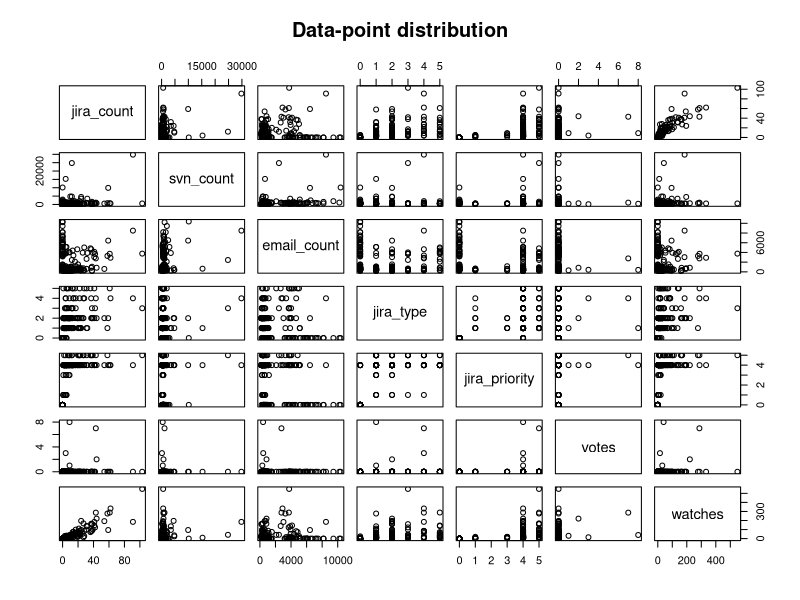

This figure's R source: (Note: this script raises an error after producing the figure.)
teamdata <- read.csv("teamdata.csv")
teamdata_completeCases <- read.csv("teamdata_completeCases.csv")

## Find patterns of activity of each group

# grouping data based on project

if(!require(dplyr)) {
  install.packages("dplyr")
  require(dplyr)
}
if(!require(plyr)) {
  install.packages("plyr")
  require(plyr)
}
if(!require(ggplot2)) {
  install.packages("ggplot2")
  require(ggplot2)
}

# Getting only Project-wise data
teamdata.projectwise <- ddply(teamdata, ~ project ~ date, summarise,
                              jira_count = sum(jira_count),
                              svn_count = sum(svn_count),
                              email_count = sum(email_count),
                              jira_type = max(jira_type),
                              jira_priority = max(jira_priority),
                              votes = sum(votes),
                              watches = sum(watches)
)

png("datapoints_distribution.png", width = 1200, height = 786)
plot(teamdata.projectwise[, c(-1, -2, -10)], main = "Data-point distribution")
dev.off()

# Trying Kmeans
for(i in 7:12) {
  
  png(paste0("KmeansCluster_ForCenter_",i,".png"), width = 1390, height = 732)
  par(mfrow= c(3,3))
  
  teamdata.projectwise.km <- kmeans(teamdata.projectwise[, -(1:2)], centers = i, nstart = 3)
  
  teamdata.projectwise_cl <- mutate(teamdata.projectwise, cluster = teamdata.projectwise.km$cluster)
  
  with(teamdata.projectwise_cl, plot(x = project, cluster, xlab="Project Groups", ylab = "Clusters",
                                     main = paste0("Mean Distribution of Clusters(",i," centers)")))
  
  kmCenters <- as.data.frame(teamdata.projectwise.km$centers)
  kmCenters <- mutate(kmCenters,cluster = row.names(kmCenters))
  
  lapply (names(kmCenters)[1:7], function(name) {  
    pie(x = kmCenters[,name], 
        labels = kmCenters$cluster, main = paste0("Work Distribution of ",name," for each Cluster"))  
  })
  dev.off()
}

# Lets assume 9 Centers for Kmeans makes most sense
teamdata.projectwise.km <- kmeans(teamdata.projectwise[, -(1:2)], centers = 9, nstart = 3)
teamdata.projectwise_cl <- mutate(teamdata.projectwise, cluster = teamdata.projectwise.km$cluster)

png("Project-wise_distribution.png", width = 1390, height = 732)
par(mfrow= c(3,3))
lapply(names(teamdata.projectwise_cl)[c(-1,-2,-10)], function(x) {
  plot(teamdata.projectwise_cl[ ,x], teamdata.projectwise_cl$date, col = teamdata.projectwise_cl$project, xlab = x, ylab = "Days", main = paste("Project-wise distribution for",x))
  
}) 
dev.off()

png("Cluster-wise_distribution.png", width = 1390, height = 732)
par(mfrow= c(3,3))
lapply(names(teamdata.projectwise_cl)[c(-1,-2,-10)], function(x) {
  plot(teamdata.projectwise_cl[ ,x], teamdata.projectwise_cl$date, col = teamdata.projectwise_cl$cluster, xlab = x, ylab = "Days", main = paste("Cluster distribution for",x))
}) 
dev.off()

write.csv(teamdata.projectwise_cl, file = "clusters_groupwise.csv")

# Trying HClustering
teamdata.projectwise.dm <- dist(teamdata.projectwise[,-(1:2)])
teamdata.projectwise.hc <- hclust(teamdata.projectwise.dm)

par(mfrow= c(1,1))
png("hcluster.png", width = 4000, height = 1412)
plot(teamdata.projectwise.hc, col = unclass(teamdata.projectwise$project))
dev.off()

